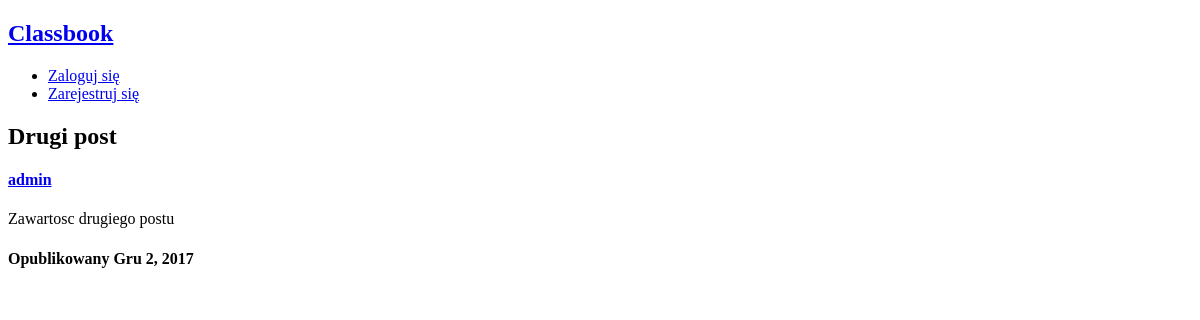
The page /tag/przyroda/ on the database as committed earlier.
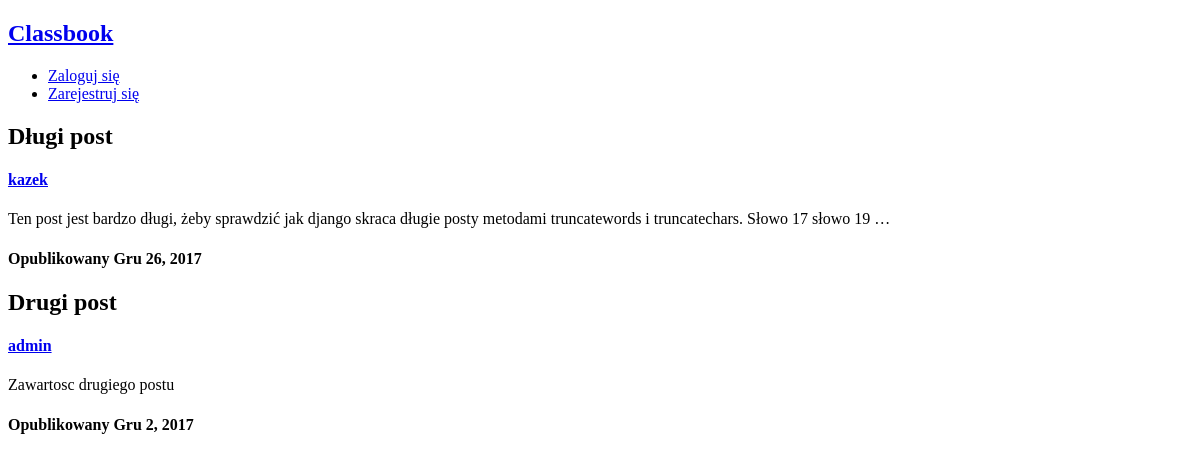
The same page on the database as committed later.
### main/models.py (models this page shows, shortened)
class Post(models.Model):
	title = models.CharField(max_length=150)
	content = models.CharField(max_length=10000)
	publish_date = models.DateField(default=datetime.now) # DateTimeField(auto_now_add=True)
	user = models.ForeignKey(User, on_delete=models.CASCADE)
	tags = models.ManyToManyField(Tag)
	comments = models.ManyToManyField(Comment)
	class Meta:
		ordering = ['-publish_date', 'title']

### main/views.py (the view)
# urls.py: url(r'^tag/(?P<name>\w+)/$', views.tag_view, name="tag_view"),
def tag_view(request, name):
	posts = Post.objects.filter(tags__name=name)
	context = {
		"name": name,
		"posts": posts
	}
	return render(request, 'search/tag_view.html', context)

### main/templates/search/tag_view.html (shortened to what this page needs)
<!DOCTYPE html>
<html>
<head>
	{% load humanize %}
</head>
<body>
	<div id="navbar">
		<a href = "{% url 'index' %}"><h2>Classbook</h2></a>
		<div id="menu">
			<ul>
				{% if not user.is_authenticated %}
					<li><a href="{% url 'login' %}">Zaloguj się</a></li>
					<li><a href="{% url 'signup' %}">Zarejestruj się</a></li>
				{% else %}
					<li><a href="{% url 'logout' %}">Wyloguj się</a></li>
				{% endif %}
			</ul>
		</div>
	</div>
	<div id="posts">
		{% for post in posts %}
			<div class="post">
				<h2> {{ post.title }} </h2>
				<a href="{% url 'user_view' post.user.username %}"><h4> {{ post.user.username }} </h4></a>
				<p> {{ post.content|truncatewords:20 }} </p>
				<h4> Opublikowany {{ post.publish_date|naturalday }} </h4>
			</div>
		{% endfor %}
	</div>
</body>
</html>

Rows that differ between the two databases and show on the page:
added Post: title "Długi post", user.username "kazek", content "Ten post jest bardzo długi, żeby sprawdzić jak django skraca długie posty metodami truncatewords i truncatechars. Słowo 17 słowo 19 …", publish_date "Gru 26, 2017"
